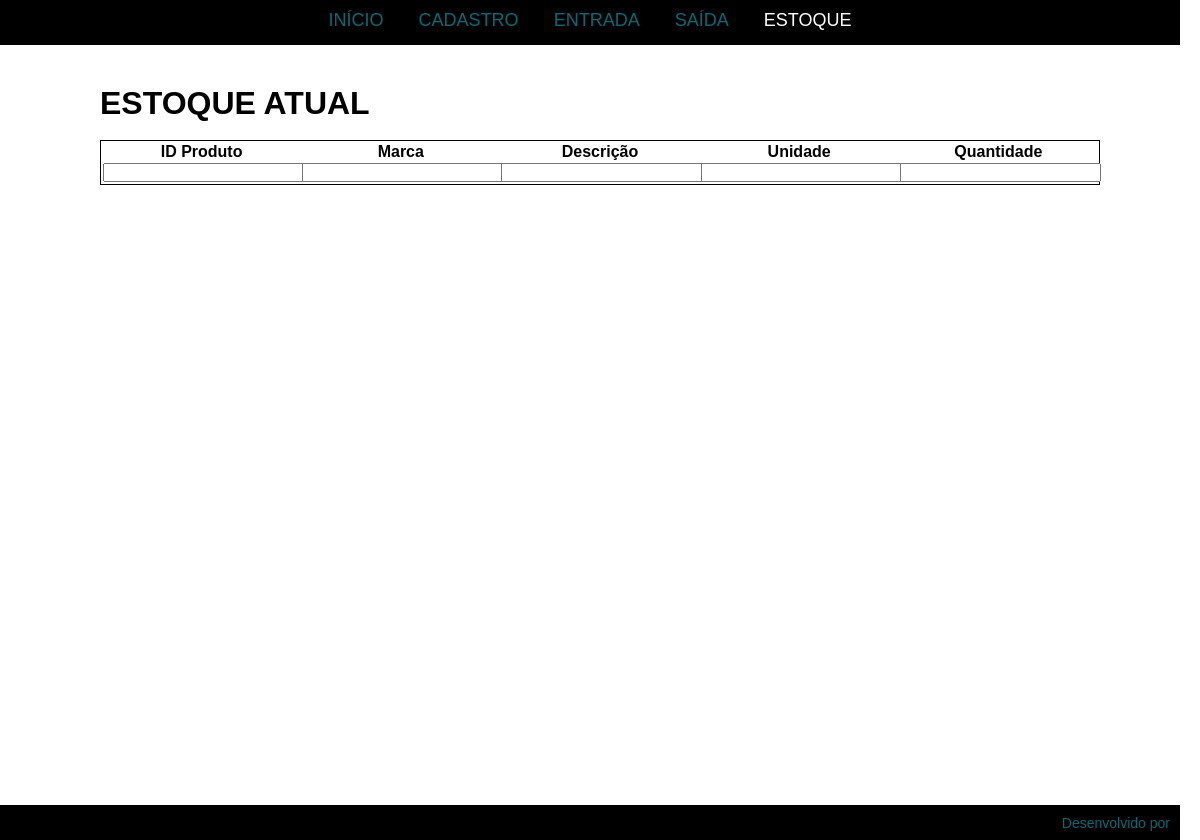
The app's page /estoque.php, older data.
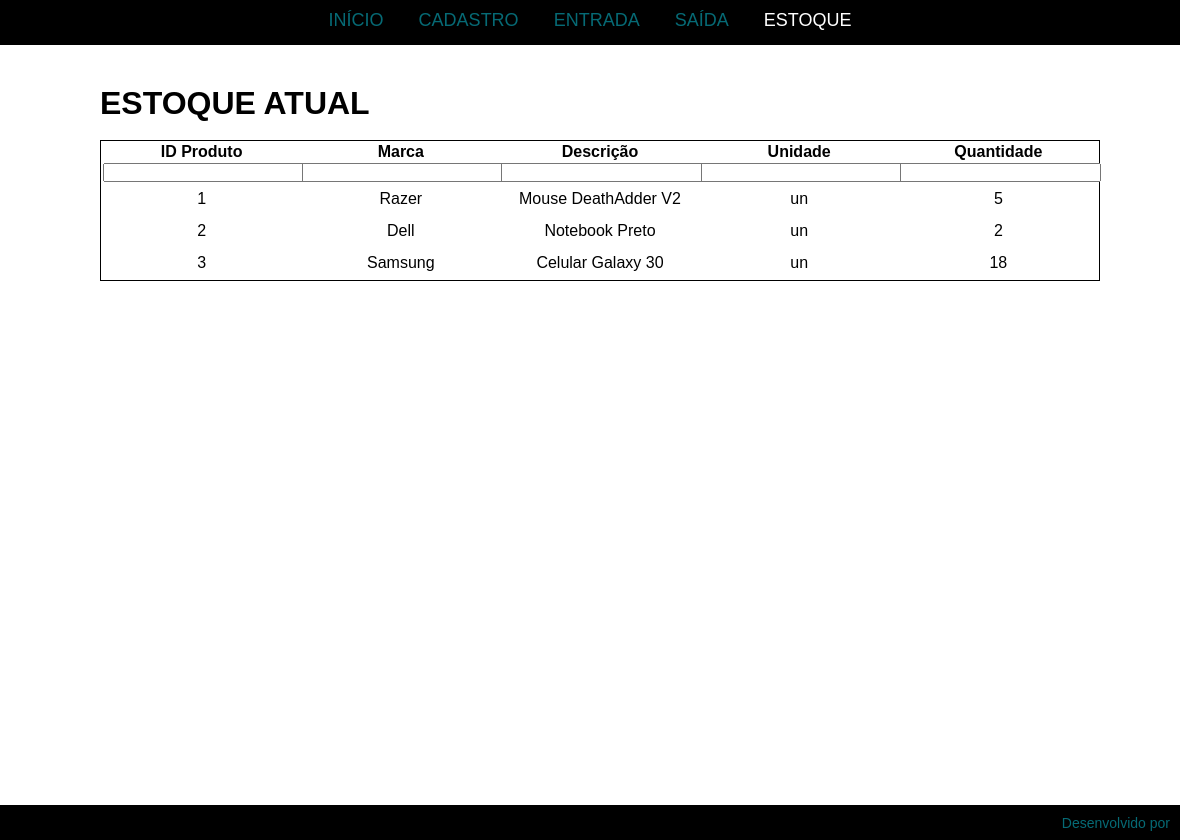
The same page, newer data.
### tables this page shows
CREATE TABLE IF NOT EXISTS `estoque` (
  `idProduto` int(11) NOT NULL,
  `marca` varchar(80) DEFAULT NULL,
  `descricao` varchar(80) DEFAULT NULL,
  `unidade` varchar(10) NOT NULL,
  `quantidade` int(10) NOT NULL,
  PRIMARY KEY (`idProduto`)
);

### php/url.php (called while the page is built)
<?php
  $BASE_URL = "http://" . $_SERVER['SERVER_NAME'] . dirname($_SERVER['REQUEST_URI'] . '?');
?>

### estoque.php (the view, shortened to what this page needs)
<?php
  include_once("php/conexao.php");
  include_once("php/url.php");
  $query = $conexao->prepare("SELECT * FROM estoque");
  $query->execute();
  $res = $query->fetchAll();
?>
<!DOCTYPE html>
<html lang="pt-br">
<head>
    <link rel="stylesheet" href="<?= $BASE_URL ?>/css/estoque.css">
</head>
<body>
    <header>
        <menu>
            <ul>
                <li class="cabecalho"><a href="index.php">INÍCIO</a></li>
                <li class="cabecalho"><a href="cadastroNew.php">CADASTRO</a></li>
                <li class="cabecalho"><a href="entrada.php">ENTRADA</a></li>
                <li class="cabecalho"><a href="saida.php">SAÍDA</a></li>
                <li class="cabecalho pg_atual">ESTOQUE</li>
            </ul>
        </menu>
    </header>
    <main>
        <div class="container" >
            <div class="content">
                <H1>ESTOQUE ATUAL</H1>
                <br>
                    <table id="tabela">
                        <thead>
                            <tr>
                                <th>ID Produto</th>
                                <th>Marca</th>
                                <th>Descrição</th>
                                <th>Unidade</th>
                                <th>Quantidade</th>
                            </tr>
                            <tr>
                                <th><input type="text" id="txtColuna1"/></th>
                                <th><input type="text" id="txtColuna2"/></th>
                                <th><input type="text" id="txtColuna3"/></th>
                                <th><input type="text" id="txtColuna4"/></th>
                                <th><input type="text" id="txtColuna5"/></th>
                            </tr>
                        </thead>
                        <tbody>
                            <?php foreach ($res as $dado): ?>
                                <tr>
                                    <td><?= $dado['idProduto'] ?></td>
                                    <td><?= $dado['marca'] ?></td>
                                    <td><?= $dado['descricao'] ?></td>
                                    <td><?= $dado['unidade'] ?></td>
                                    <td><?= $dado['quantidade'] ?></td>
                                </tr>
                            <?php endforeach; ?>
                        </tbody>
                    </table>
                </div>
        </div>
        </main>
    <footer>Desenvolvido por</footer>
</body>
</html>

### css/estoque.css (style rules this page uses)
*, *:before, *:after { margin:0; padding:0; font-family: Arial,sans-serif; }
html { height: 100%; min-height: 100%; }
body { margin:10px; display: flex; flex-direction: column; min-height: 100%; }
header { background-color: black; color: #066a75; align-items: center; text-align: center; width: auto; height: 25px; padding: 10px; font-size: 18px; position: relative; top: -10px; right: -10px; left: -10px; }
footer { background-color: black; text-align: right; align-items: center; color: #066a75; width: auto; height: 25px; padding: 10px; font-size: 14px; position: relative; right: -10px; left: -10px; margin-top: auto; }
.cabecalho { text-align: center; display: inline; margin: 15px; font-family: Arial, Helvetica, sans-serif; align-items: center; }
.pg_atual { color: white; }
a { font-family: Arial, Helvetica, sans-serif; color: #066a75; text-decoration: none; }
.content { width: 1000px; margin: 30px auto; }
#tabela { width:100%; border:solid 1px; text-align:center; }
#tabela tbody tr { border:solid 1px; height:30px; cursor:pointer; text-align: center; }
#tabela input { color:navy; width:100%; }

Row changes from the older to the newer data that the page shows:
added estoque: idProduto "1", marca "Razer", descricao "Mouse DeathAdder V2", unidade "un", quantidade "5"
added estoque: idProduto "2", marca "Dell", descricao "Notebook Preto", unidade "un", quantidade "2"
added estoque: idProduto "3", marca "Samsung", descricao "Celular Galaxy 30", unidade "un", quantidade "18"
